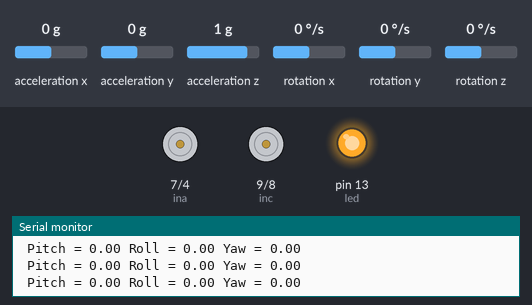
Recording of a sketch running on a simulated Arduino Uno, built with avr-gcc and run on an emulated ATmega328P. Parts: motor-driver pin pairs drawn as motors (green arrow = first pin HIGH = forward, orange = second pin HIGH = backward, longer = more drive, scaled by the enable pin), output pins drawn as LEDs (lit = HIGH), the last lines printed to the serial monitor. The test bench sets the inputs (shaded band); at power-on: rotation z 0 °/s, acceleration x 0 g, acceleration y 0 g, acceleration z 1 g, rotation x 0 °/s, rotation y 0 °/s.

Above: at 6.2 s.
6.3 s: rotation z set to -192 °/s
At 7.1 s:
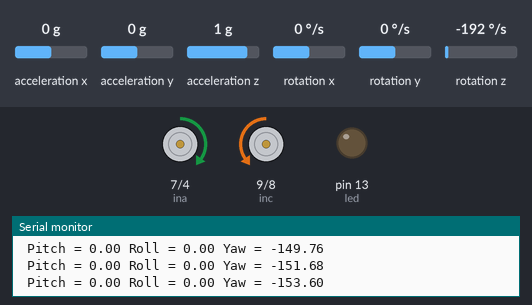
7.8 s: rotation z set to 90 °/s
10.8 s: rotation z set to 100 °/s
At 11.5 s:
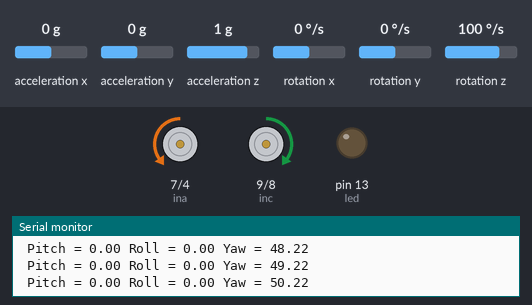
12.4 s: rotation z set to -42 °/s
15.4 s: rotation z set to -53 °/s
Timing chart, 0 to 18.1 s (numbered marks = the images above; inputs shaded):
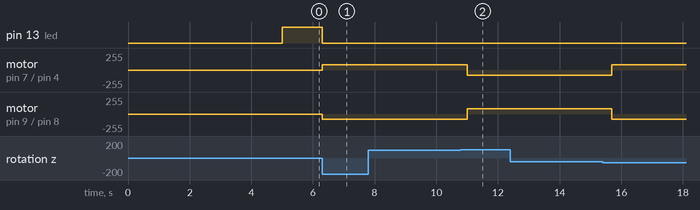

Measured:
- the behaviour switches between 96 and 97 °/s on rotation z (found by bisection; images 1 and 2)
- after the input at 6.3 s, pin 13 (led): HIGH → LOW at once; motor on pin 7 (ina) / pin 4 (inb): stopped → forward 80/255 at once; motor on pin 9 (inc) / pin 8 (ind): stopped → backward 80/255 at once

The sketch:

MPU6050Bot.ino
```cpp
#include <Wire.h>
#include <MPU6050.h>

MPU6050 mpu;

// Timers
unsigned long timer = 0;
float timeStep = 0.01;

// Pitch, Roll and Yaw values
float pitch = 0;
float roll = 0;
float yaw = 0;


int led = 13;
int ena = 5;
int enb = 6;
int ina = 7;
int inb = 4;
int inc = 9;
int ind = 8;


void setup()
{
  Serial.begin(115200);

  // Initialize MPU6050
  while(!mpu.begin(MPU6050_SCALE_2000DPS, MPU6050_RANGE_2G))
  {
    Serial.println("Could not find a valid MPU6050 sensor, check wiring!");
    delay(500);
  }

  // Calibrate gyroscope. The calibration must be at rest.
  // If you don't want calibration, comment this line.
  mpu.calibrateGyro();

  // Set threshold sensivty. Default 3.
  // If you don't want use threshold, comment this line or set 0.
  mpu.setThreshold(3);
pinMode(led, OUTPUT);
pinMode(ena, OUTPUT);
pinMode(enb, OUTPUT);
pinMode(ina, OUTPUT);
pinMode(inb, OUTPUT);
pinMode(inc, OUTPUT);
pinMode(ind, OUTPUT);

delay(5000); // use the delay to place barney on the floor
}

void loop()
{
  timer = millis();

  // Read normalized values
  Vector norm = mpu.readNormalizeGyro();

  // Calculate Pitch, Roll and Yaw
  pitch = pitch + norm.YAxis * timeStep;
  roll = roll + norm.XAxis * timeStep;
  yaw = yaw + norm.ZAxis * timeStep;

  // Output raw
  Serial.print(" Pitch = ");
  Serial.print(pitch);
  Serial.print(" Roll = ");
  Serial.print(roll);
  Serial.print(" Yaw = ");
  Serial.println(yaw);

  // Wait to full timeStep period
  delay((timeStep*1000) - (millis() - timer));

  if ( yaw == 0 ) {
        digitalWrite(ina, HIGH);
        digitalWrite(inb,HIGH);
        analogWrite(ena, 0);
        digitalWrite(inc,HIGH);
        digitalWrite(ind,HIGH);
        analogWrite(enb, 0);
        digitalWrite(led, HIGH);
  }
  else {
    if ( yaw < 0 ) {
        digitalWrite(ina, HIGH);
        digitalWrite(inb,LOW);
        analogWrite(ena, 80);
        digitalWrite(inc,LOW);
        digitalWrite(ind,HIGH);
        analogWrite(enb, 80);
        digitalWrite(led, LOW);
  }

  else {
        digitalWrite(ina, LOW);
        digitalWrite(inb,HIGH);
        analogWrite(ena, 80);
        digitalWrite(inc,HIGH);
        digitalWrite(ind,LOW);
        analogWrite(enb, 80);
         digitalWrite(led, LOW);
  }

  }
}
```
